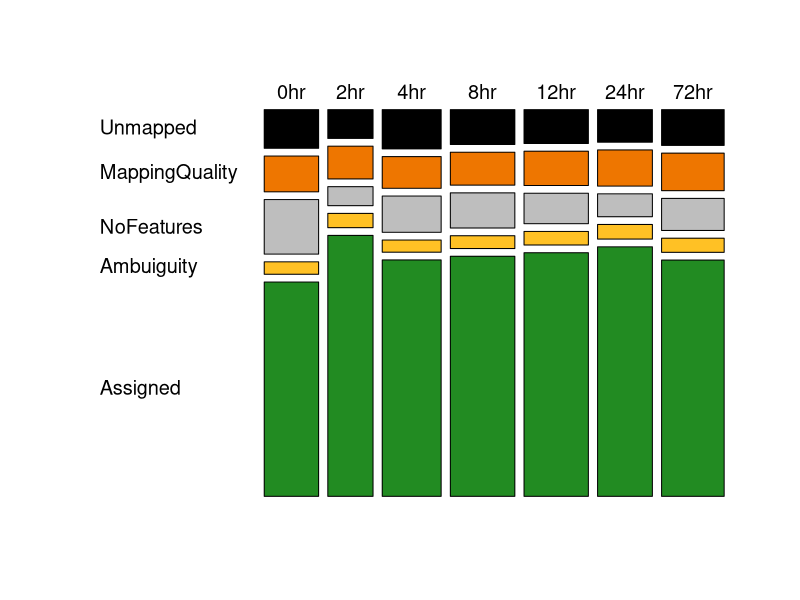
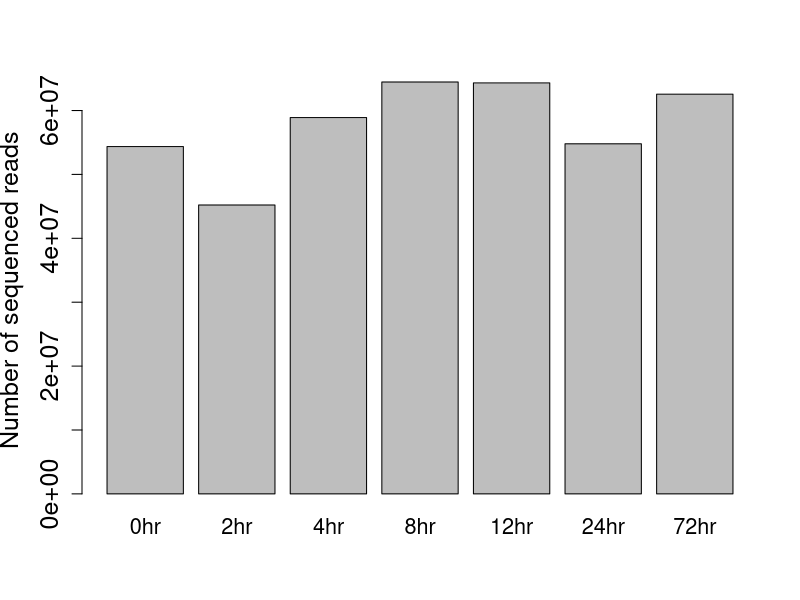
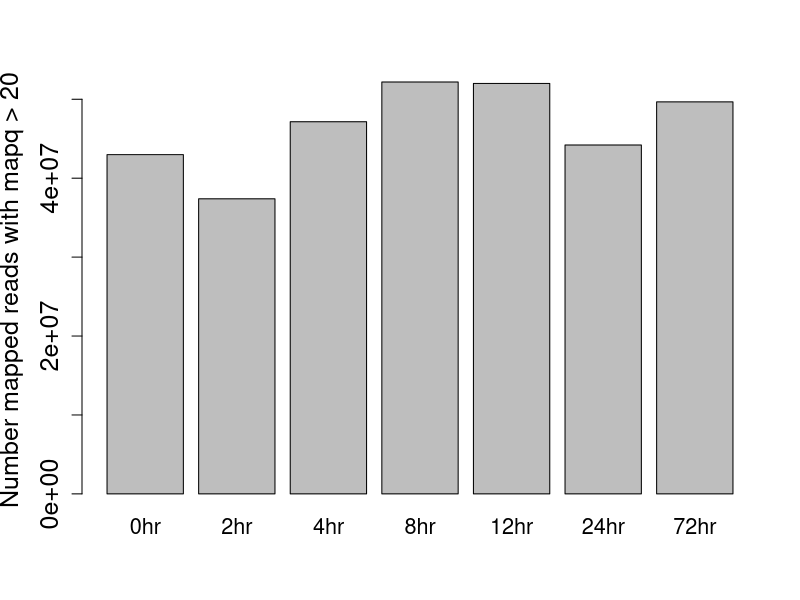

R code for these plots, in order:
# ANALYZE GENE EXPRESSION 
# ANALYZE FEATURE COUNT STATS!
wd <- "/Users/mgutierr/Documents/work/rnaseq/cd4timelinepilot/geneExpr"
setwd(wd)
m <- read.table("summaryStats_featureCounts.txt", stringsAsFactors = F, header = T, row.names = 1)

m

tpts <- sapply(rownames(m), function(id){
  strsplit(id, "-")[[1]][2]
})
tpts
rownames(m) <- tpts
###comparing all fragments lengths vs FL > 25K
m2 <- m[c(1,4,5,7,2,3,6), c(5, 6, 4, 2, 1)]

m2
x11(width = 6, height = 6)
mosaicplot(m2, color= c("black", "darkorange2", "gray", "goldenrod1", "forestgreen"), las = 1, cex.axis = 1.2, main = "")
dev.print( "mosaciplot_fc_stats_cd4timelinepilot_mapq20.pdf", dev = pdf)

m2
barplot(rowSums(m2), names = rownames(m2), ylab = "Number of sequenced reads", cex.axis = 1.5, cex.lab = 1.5, cex.name = 1.3)
dev.print("numberOfSequencedReadsPerLib_cd4tlp.pdf", dev = pdf)

barplot(m2[,3] + m2[,4] + m2[,5], names = rownames(m2), ylab = "Number mapped reads with mapq > 20", cex.axis = 1.5, cex.lab = 1.5, cex.name = 1.3)
dev.print("numberOfMappedReadsWithMinMapq20PerLib_cd4tlp.pdf", dev = pdf)



?barplot
